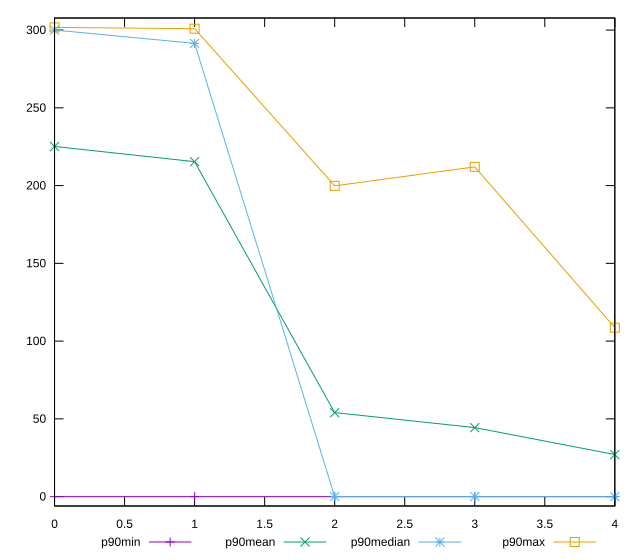

gnuplot code for this plot:
reset

$p90Min <<EOF
0 0
1 0
2 0
3 0
4 0
EOF

$p90Mean <<EOF
0 225.1438510711752
1 215.36897870445247
2 54.00621276713432
3 44.37723405310448
4 27.042659571830264
EOF

$p90Median <<EOF
0 300
1 291.455500125885
2 0
3 0
4 0
EOF

$p90Max <<EOF
0 301.726
1 300.894
2 199.84899997711182
3 212.03000020980835
4 108.62899971008301
EOF

set key outside below
set xrange [0:4]
set yrange [-6.0345200000000006:307.76052]
set trange [-6.0345200000000006:307.76052]
set terminal svg size 640, 560 enhanced background rgb 'white'
set output "report_00018_2021-02-10T15-25-16.877Z/uses-rel-preconnect/progression/value.svg"

plot $p90Min title "p90min" with linespoints, \
     $p90Mean title "p90mean" with linespoints, \
     $p90Median title "p90median" with linespoints, \
     $p90Max title "p90max" with linespoints

reset
